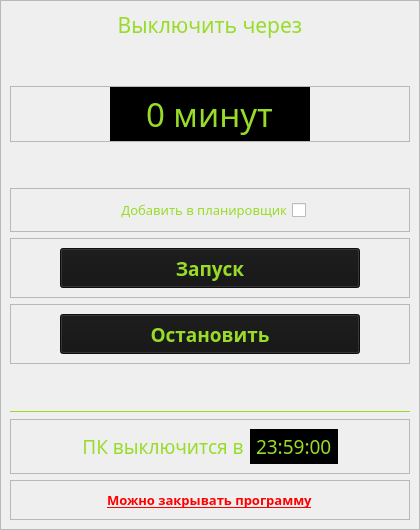
            <widget class="QWidget" name="page_timer">
             <layout class="QVBoxLayout" name="verticalLayout_7">
              <property name="spacing">
               <number>0</number>
              </property>
              <property name="leftMargin">
               <number>0</number>
              </property>
              <property name="topMargin">
               <number>0</number>
              </property>
              <property name="rightMargin">
               <number>0</number>
              </property>
              <property name="bottomMargin">
               <number>0</number>
              </property>
              <item>
               <widget class="QFrame" name="frame_content_timer">
                <property name="frameShape">
                 <enum>QFrame::StyledPanel</enum>
                </property>
                <property name="frameShadow">
                 <enum>QFrame::Raised</enum>
                </property>
                <layout class="QVBoxLayout" name="verticalLayout_11">
                 <item>
                  <widget class="QLabel" name="label_2">
                   <property name="font">
                    <font>
                     <family>a_LCDNova</family>
                     <pointsize>16</pointsize>
                    </font>
                   </property>
                   <property name="styleSheet">
                    <string notr="true">color: rgb(152, 220, 41);</string>
                   </property>
                   <property name="text">
                    <string>Выключить через</string>
                   </property>
                   <property name="alignment">
                    <set>Qt::AlignCenter</set>
                   </property>
                  </widget>
                 </item>
                 <item>
                  <spacer name="verticalSpacer_9">
                   <property name="orientation">
                    <enum>Qt::Vertical</enum>
                   </property>
                   <property name="sizeHint" stdset="0">
                    <size>
                     <width>20</width>
                     <height>40</height>
                    </size>
                   </property>
                  </spacer>
                 </item>
                 <item>
                  <widget class="QFrame" name="frame_6">
                   <property name="frameShape">
                    <enum>QFrame::StyledPanel</enum>
                   </property>
                   <property name="frameShadow">
                    <enum>QFrame::Raised</enum>
                   </property>
                   <layout class="QHBoxLayout" name="horizontalLayout_11">
                    <property name="leftMargin">
                     <number>0</number>
                    </property>
                    <property name="topMargin">
                     <number>0</number>
                    </property>
                    <property name="rightMargin">
                     <number>0</number>
                    </property>
                    <property name="bottomMargin">
                     <number>0</number>
                    </property>
                    <item>
                     <spacer name="horizontalSpacer_23">
                      <property name="orientation">
                       <enum>Qt::Horizontal</enum>
                      </property>
                      <property name="sizeHint" stdset="0">
                       <size>
                        <width>40</width>
                        <height>20</height>
                       </size>
                      </property>
                     </spacer>
                    </item>
                    <item>
                     <widget class="QSpinBox" name="spinBox">
                      <property name="font">
                       <font>
                        <family>a_LCDNova</family>
                        <pointsize>25</pointsize>
                       </font>
                      </property>
                      <property name="cursor">
                       <cursorShape>ArrowCursor</cursorShape>
                      </property>
                      <property name="styleSheet">
                       <string notr="true">background-color: rgb(0, 0, 0);
color: rgb(152, 220, 41);</string>
                      </property>
                      <property name="frame">
                       <bool>false</bool>
                      </property>
                      <property name="alignment">
                       <set>Qt::AlignCenter</set>
                      </property>
                      <property name="buttonSymbols">
                       <enum>QAbstractSpinBox::NoButtons</enum>
                      </property>
                      <property name="suffix">
                       <string notr="true"> минут</string>
                      </property>
                      <property name="prefix">
                       <string/>
                      </property>
                      <property name="minimum">
                       <number>0</number>
                      </property>
                      <property name="maximum">
                       <number>1440</number>
                      </property>
                     </widget>
                    </item>
                    <item>
                     <spacer name="horizontalSpacer_24">
                      <property name="orientation">
                       <enum>Qt::Horizontal</enum>
                      </property>
                      <property name="sizeHint" stdset="0">
                       <size>
                        <width>40</width>
                        <height>20</height>
                       </size>
                      </property>
                     </spacer>
                    </item>
                   </layout>
                  </widget>
                 </item>
                 <item>
                  <spacer name="verticalSpacer_7">
                   <property name="orientation">
                    <enum>Qt::Vertical</enum>
                   </property>
                   <property name="sizeHint" stdset="0">
                    <size>
                     <width>20</width>
                     <height>40</height>
                    </size>
                   </property>
                  </spacer>
                 </item>
                 <item>
                  <widget class="QFrame" name="frame_4">
                   <property name="frameShape">
                    <enum>QFrame::StyledPanel</enum>
                   </property>
                   <property name="frameShadow">
                    <enum>QFrame::Raised</enum>
                   </property>
                   <layout class="QHBoxLayout" name="horizontalLayout_6">
                    <item>
                     <spacer name="horizontalSpacer_7">
                      <property name="orientation">
                       <enum>Qt::Horizontal</enum>
                      </property>
                      <property name="sizeHint" stdset="0">
                       <size>
                        <width>40</width>
                        <height>20</height>
                       </size>
                      </property>
                     </spacer>
                    </item>
                    <item>
                     <widget class="QCheckBox" name="checkBox">
                      <property name="font">
                       <font>
                        <family>a_LCDNova</family>
                        <pointsize>10</pointsize>
                       </font>
                      </property>
                      <property name="cursor">
                       <cursorShape>PointingHandCursor</cursorShape>
                      </property>
                      <property name="layoutDirection">
                       <enum>Qt::RightToLeft</enum>
                      </property>
                      <property name="autoFillBackground">
                       <bool>false</bool>
                      </property>
                      <property name="styleSheet">
                       <string notr="true">color: rgb(152, 220, 41);</string>
                      </property>
                      <property name="text">
                       <string>Добавить в планировщик</string>
                      </property>
                      <property name="checked">
                       <bool>false</bool>
                      </property>
                      <property name="tristate">
                       <bool>false</bool>
                      </property>
                     </widget>
                    </item>
                    <item>
                     <spacer name="horizontalSpacer_8">
                      <property name="orientation">
                       <enum>Qt::Horizontal</enum>
                      </property>
                      <property name="sizeHint" stdset="0">
                       <size>
                        <width>40</width>
                        <height>20</height>
                       </size>
                      </property>
                     </spacer>
                    </item>
                   </layout>
                  </widget>
                 </item>
                 <item>
                  <widget class="QFrame" name="frame_3">
                   <property name="frameShape">
                    <enum>QFrame::StyledPanel</enum>
                   </property>
                   <property name="frameShadow">
                    <enum>QFrame::Raised</enum>
                   </property>
                   <layout class="QHBoxLayout" name="horizontalLayout_5">
                    <item>
                     <spacer name="horizontalSpacer_5">
                      <property name="orientation">
                       <enum>Qt::Horizontal</enum>
                      </property>
                      <property name="sizeHint" stdset="0">
                       <size>
                        <width>40</width>
                        <height>20</height>
                       </size>
                      </property>
                     </spacer>
                    </item>
                    <item>
                     <widget class="QPushButton" name="pushButton_2">
                      <property name="enabled">
                       <bool>true</bool>
                      </property>
                      <property name="minimumSize">
                       <size>
                        <width>300</width>
                        <height>40</height>
                       </size>
                      </property>
                      <property name="font">
                       <font>
                        <family>a_LCDNova</family>
                        <pointsize>14</pointsize>
                        <weight>75</weight>
                        <bold>true</bold>
                       </font>
                      </property>
                      <property name="cursor">
                       <cursorShape>PointingHandCursor</cursorShape>
                      </property>
                      <property name="layoutDirection">
                       <enum>Qt::RightToLeft</enum>
                      </property>
                      <property name="styleSheet">
                       <string notr="true">QPushButton {
	background-color: rgb(20, 20, 20);
	color: rgb(152, 220, 41);
}
QPushButton:hover {
	background-color: rgba(50, 50, 50, 150);
}</string>
                      </property>
                      <property name="text">
                       <string>Запуск</string>
                      </property>
                      <property name="icon">
                       <iconset resource="resource/resource.qrc">
                        <normaloff>:/btn/img/play.png</normaloff>:/btn/img/play.png</iconset>
                      </property>
                      <property name="iconSize">
                       <size>
                        <width>29</width>
                        <height>29</height>
                       </size>
                      </property>
                      <property name="flat">
                       <bool>false</bool>
                      </property>
                     </widget>
                    </item>
                    <item>
                     <spacer name="horizontalSpacer_6">
                      <property name="orientation">
                       <enum>Qt::Horizontal</enum>
                      </property>
                      <property name="sizeHint" stdset="0">
                       <size>
                        <width>40</width>
                        <height>20</height>
                       </size>
                      </property>
                     </spacer>
                    </item>
                   </layout>
                  </widget>
                 </item>
                 <item>
                  <widget class="QFrame" name="frame_7">
                   <property name="frameShape">
                    <enum>QFrame::StyledPanel</enum>
                   </property>
                   <property name="frameShadow">
                    <enum>QFrame::Raised</enum>
                   </property>
                   <layout class="QHBoxLayout" name="horizontalLayout_12">
                    <item>
                     <spacer name="horizontalSpacer_13">
                      <property name="orientation">
                       <enum>Qt::Horizontal</enum>
                      </property>
                      <property name="sizeHint" stdset="0">
                       <size>
                        <width>40</width>
                        <height>20</height>
                       </size>
                      </property>
                     </spacer>
                    </item>
                    <item>
                     <widget class="QPushButton" name="pushButton_4">
                      <property name="enabled">
                       <bool>true</bool>
                      </property>
                      <property name="minimumSize">
                       <size>
                        <width>300</width>
                        <height>40</height>
                       </size>
                      </property>
                      <property name="font">
                       <font>
                        <family>a_LCDNova</family>
                        <pointsize>14</pointsize>
                        <weight>75</weight>
                        <bold>true</bold>
                       </font>
                      </property>
                      <property name="cursor">
                       <cursorShape>PointingHandCursor</cursorShape>
                      </property>
                      <property name="layoutDirection">
                       <enum>Qt::RightToLeft</enum>
                      </property>
                      <property name="styleSheet">
                       <string notr="true">QPushButton {
	background-color: rgb(20, 20, 20);
	color: rgb(152, 220, 41);
}
QPushButton:hover {
	background-color: rgba(50, 50, 50, 150);
}</string>
                      </property>
                      <property name="text">
                       <string>Остановить</string>
                      </property>
                      <property name="icon">
                       <iconset resource="resource/resource.qrc">
                        <normaloff>:/btn/img/stop.png</normaloff>:/btn/img/stop.png</iconset>
                      </property>
                      <property name="iconSize">
                       <size>
                        <width>29</width>
                        <height>29</height>
                       </size>
                      </property>
                      <property name="flat">
                       <bool>false</bool>
                      </property>
                     </widget>
                    </item>
                    <item>
                     <spacer name="horizontalSpacer_14">
                      <property name="orientation">
                       <enum>Qt::Horizontal</enum>
                      </property>
                      <property name="sizeHint" stdset="0">
                       <size>
                        <width>40</width>
                        <height>20</height>
                       </size>
                      </property>
                     </spacer>
                    </item>
                   </layout>
                  </widget>
                 </item>
                 <item>
                  <spacer name="verticalSpacer_8">
                   <property name="orientation">
                    <enum>Qt::Vertical</enum>
                   </property>
                   <property name="sizeHint" stdset="0">
                    <size>
                     <width>20</width>
                     <height>40</height>
                    </size>
                   </property>
                  </spacer>
                 </item>
                 <item>
                  <widget class="Line" name="line">
                   <property name="font">
                    <font>
                     <family>a_LCDNova</family>
                    </font>
                   </property>
                   <property name="styleSheet">
                    <string notr="true">color: rgb(152, 220, 41);</string>
                   </property>
                   <property name="frameShadow">
                    <enum>QFrame::Plain</enum>
                   </property>
                   <property name="orientation">
                    <enum>Qt::Horizontal</enum>
                   </property>
                  </widget>
                 </item>
                 <item>
                  <widget class="QFrame" name="frame_2">
                   <property name="frameShape">
                    <enum>QFrame::StyledPanel</enum>
                   </property>
                   <property name="frameShadow">
                    <enum>QFrame::Raised</enum>
                   </property>
                   <layout class="QHBoxLayout" name="horizontalLayout_4">
                    <item>
                     <spacer name="horizontalSpacer_3">
                      <property name="orientation">
                       <enum>Qt::Horizontal</enum>
                      </property>
                      <property name="sizeHint" stdset="0">
                       <size>
                        <width>40</width>
                        <height>20</height>
                       </size>
                      </property>
                     </spacer>
                    </item>
                    <item>
                     <widget class="QLabel" name="label_3">
                      <property name="font">
                       <font>
                        <family>a_LCDNova</family>
                        <pointsize>14</pointsize>
                       </font>
                      </property>
                      <property name="styleSheet">
                       <string notr="true">color: rgb(152, 220, 41);</string>
                      </property>
                      <property name="text">
                       <string>ПК выключится в</string>
                      </property>
                      <property name="alignment">
                       <set>Qt::AlignCenter</set>
                      </property>
                     </widget>
                    </item>
                    <item>
                     <widget class="QTimeEdit" name="timeEdit_2">
                      <property name="minimumSize">
                       <size>
                        <width>55</width>
                        <height>25</height>
                       </size>
                      </property>
                      <property name="font">
                       <font>
                        <family>a_LCDNova</family>
                        <pointsize>14</pointsize>
                       </font>
                      </property>
                      <property name="styleSheet">
                       <string notr="true">background-color: black;
color: rgb(152, 220, 41);</string>
                      </property>
                      <property name="frame">
                       <bool>false</bool>
                      </property>
                      <property name="alignment">
                       <set>Qt::AlignCenter</set>
                      </property>
                      <property name="readOnly">
                       <bool>true</bool>
                      </property>
                      <property name="buttonSymbols">
                       <enum>QAbstractSpinBox::NoButtons</enum>
                      </property>
                      <property name="showGroupSeparator" stdset="0">
                       <bool>false</bool>
                      </property>
                      <property name="dateTime">
                       <datetime>
                        <hour>23</hour>
                        <minute>59</minute>
                        <second>0</second>
                        <year>2021</year>
                        <month>2</month>
                        <day>5</day>
                       </datetime>
                      </property>
                      <property name="time">
                       <time>
                        <hour>23</hour>
                        <minute>59</minute>
                        <second>0</second>
                       </time>
                      </property>
                     </widget>
                    </item>
                    <item>
                     <spacer name="horizontalSpacer_4">
                      <property name="orientation">
                       <enum>Qt::Horizontal</enum>
                      </property>
                      <property name="sizeHint" stdset="0">
                       <size>
                        <width>40</width>
                        <height>20</height>
                       </size>
                      </property>
                     </spacer>
                    </item>
                   </layout>
                  </widget>
                 </item>
                 <item>
                  <widget class="QFrame" name="frame_5">
                   <property name="frameShape">
                    <enum>QFrame::StyledPanel</enum>
                   </property>
                   <property name="frameShadow">
                    <enum>QFrame::Raised</enum>
                   </property>
                   <layout class="QHBoxLayout" name="horizontalLayout_7">
                    <item>
                     <spacer name="horizontalSpacer_9">
                      <property name="orientation">
                       <enum>Qt::Horizontal</enum>
                      </property>
                      <property name="sizeHint" stdset="0">
                       <size>
                        <width>40</width>
                        <height>20</height>
                       </size>
                      </property>
                     </spacer>
                    </item>
                    <item>
                     <widget class="QLabel" name="label_4">
                      <property name="minimumSize">
                       <size>
                        <width>0</width>
                        <height>0</height>
                       </size>
                      </property>
                      <property name="font">
                       <font>
                        <family>a_LCDNova</family>
                        <pointsize>10</pointsize>
                        <weight>75</weight>
                        <italic>false</italic>
                        <bold>true</bold>
                        <underline>true</underline>
                        <strikeout>false</strikeout>
                       </font>
                      </property>
                      <property name="styleSheet">
                       <string notr="true">color: rgb(255, 0, 0);</string>
                      </property>
                      <property name="text">
                       <string>Можно закрывать программу</string>
                      </property>
                     </widget>
                    </item>
                    <item>
                     <spacer name="horizontalSpacer_10">
                      <property name="orientation">
                       <enum>Qt::Horizontal</enum>
                      </property>
                      <property name="sizeHint" stdset="0">
                       <size>
                        <width>40</width>
                        <height>20</height>
                       </size>
                      </property>
                     </spacer>
                    </item>
                   </layout>
                  </widget>
                 </item>
                </layout>
               </widget>
              </item>
             </layout>
            </widget>
